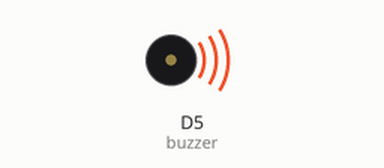
Recording of a program running on a simulated CircuitPython board. On the bench: buzzer (waves = sounding).

Above: at 0.2 s.
Timing chart, 0 to 9.1 s (numbered marks = the images above):
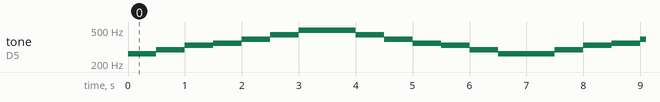

The program:

tones.py
```python
import time
import board
import pulseio

# Define a list of tones/music notes to play.
TONE_FREQ = [ 262,  # C4
              294,  # D4
              330,  # E4
              349,  # F4
              392,  # G4
              440,  # A4
              494 ] # B4

# Create piezo buzzer PWM output.
buzzer = pulseio.PWMOut(board.D5, variable_frequency=True)

# Start at the first note and start making sound.
buzzer.frequency = TONE_FREQ[0]
buzzer.duty_cycle = 2**15  # 32768 value is 50% duty cycle, a square wave.

# Main loop will go through each tone in order up and down.
while True:
    # Play tones going from start to end of list.
    for i in range(len(TONE_FREQ)):
        buzzer.frequency = TONE_FREQ[i]
        time.sleep(0.5)  # Half second delay.
    # Then play tones going from end to start of list.
    for i in range(len(TONE_FREQ)-1, -1, -1):
        buzzer.frequency = TONE_FREQ[i]
        time.sleep(0.5)
```

Measured:
- by itself, tone on D5 (buzzer): repeats every 7.0 s: 294 Hz 0.50 s, 330 Hz 0.50 s, 349 Hz 0.50 s, 392 Hz 0.50 s, 440 Hz 0.50 s, 494 Hz 1.0 s, 440 Hz 0.50 s, 392 Hz 0.50 s, 349 Hz 0.50 s, 330 Hz 0.50 s, 294 Hz 0.50 s, 262 Hz 1.0 s
